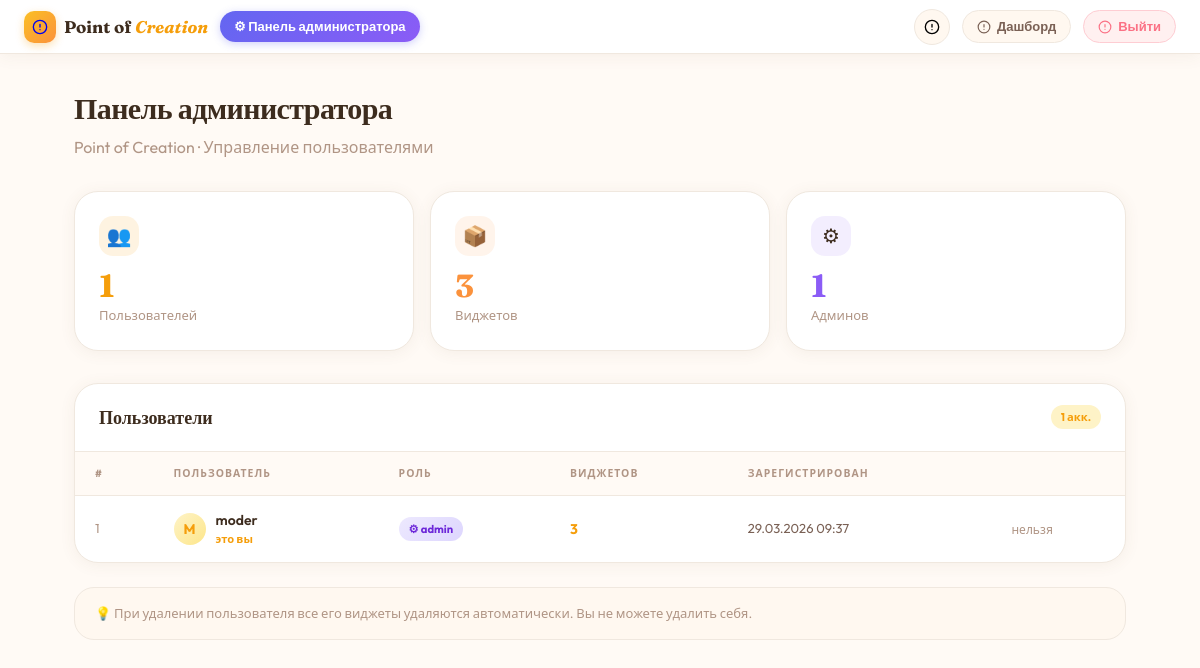
/admin.php (signed in), run on the app's committed database.
### tables this page shows
CREATE TABLE users (
            id         INTEGER PRIMARY KEY AUTOINCREMENT,
            username   TEXT    NOT NULL UNIQUE,
            password   TEXT    NOT NULL,
            role       TEXT    NOT NULL DEFAULT 'user' CHECK(role IN ('admin','user')),
            created_at TEXT    NOT NULL DEFAULT (datetime('now'))
        );

### core/auth.php (called while the page is built, shortened)
<?php
function current_user(): ?array
{
    return $_SESSION['user'] ?? null;
}

### admin.php (the view, shortened to what this page needs)
<?php
require_once __DIR__ . '/core/auth.php';
require_once __DIR__ . '/core/icons.php';
require_once __DIR__ . '/templates/layout.php';
$db = get_db();
$users = $db->query("
    SELECT u.id, u.username, u.role, u.created_at,
           COUNT(w.id) AS widget_count
    FROM users u
    LEFT JOIN widgets w ON w.user_id = u.id
    GROUP BY u.id ORDER BY u.created_at DESC
")->fetchAll();
$totals = $db->query("
    SELECT
        (SELECT COUNT(*) FROM users)                    AS total_users,
        (SELECT COUNT(*) FROM widgets)                  AS total_widgets,
        (SELECT COUNT(*) FROM users WHERE role='admin') AS total_admins
")->fetch();
layout_start('Администратор', ['body_class' => 'admin-page']);
?>
<nav class="navbar">
  <a href="/" class="logo">
    <div class="logo__mark"><?= icon('sparkles', '', 16) ?></div>
    <span class="logo__text">Point of <em>Creation</em></span>
  </a>
  <span class="btn btn--admin" style="cursor:default">⚙ Панель администратора</span>
  <button class="theme-toggle" id="theme-toggle" onclick="toggleTheme()" title="Сменить тему"><?= icon('moon', 'icon--theme-moon', 16) ?><?= icon('sun', 'icon--theme-sun', 16) ?></button>
  <a href="/" class="btn btn--ghost"><?= icon('arrow-left', '', 14) ?> Дашборд</a>
  <a href="/logout.php" class="btn btn--danger"><?= icon('log-out', '', 14) ?> Выйти</a>
</nav>
<div class="admin-content">
  <div style="margin-bottom:2rem">
    <h1 class="font-display" style="font-size:1.875rem;font-weight:700;color:var(--text);letter-spacing:-.02em">Панель администратора</h1>
    <p style="color:var(--text3);margin-top:.25rem">Point of Creation · Управление пользователями</p>
  </div>
  <div class="admin-stats">
    <?php foreach ([
      ['👥','Пользователей',$totals['total_users'],'rgba(245,158,11,.12)','var(--amber)'],
      ['📦','Виджетов',     $totals['total_widgets'],'rgba(251,146,60,.1)','var(--orange)'],
      ['⚙', 'Админов',     $totals['total_admins'],'rgba(139,92,246,.1)','#8b5cf6'],
    ] as [$icon,$label,$val,$bg,$color]): ?>
      <div class="stat-card">
        <div class="stat-card__icon" style="background:<?= $bg ?>"><?= $icon ?></div>
        <div class="stat-card__value" style="color:<?= $color ?>"><?= (int)$val ?></div>
        <div class="stat-card__label"><?= $label ?></div>
      </div>
    <?php endforeach; ?>
  </div>
  <div class="admin-table-card">
    <div class="admin-table-card__head">
      <h2 class="font-display" style="font-size:1.125rem;font-weight:700;color:var(--text)">Пользователи</h2>
      <span class="topbar__badge"><?= count($users) ?> акк.</span>
    </div>
    <table class="admin-table">
      <thead><tr>
        <th>#</th><th>Пользователь</th><th>Роль</th><th>Виджетов</th><th>Зарегистрирован</th><th></th>
      </tr></thead>
      <tbody>
        <?php foreach ($users as $u):
          $isSelf = ((int)$u['id'] === (int)current_user()['id']); ?>
          <tr>
            <td style="color:var(--text3);font-size:.8125rem"><?= $u['id'] ?></td>
            <td>
              <div style="display:flex;align-items:center;gap:.625rem">
                <div class="user-avatar"><?= strtoupper(mb_substr($u['username'],0,1)) ?></div>
                <div>
                  <div style="font-weight:600;color:var(--text)"><?= htmlspecialchars($u['username']) ?></div>
                  <?php if ($isSelf): ?><div style="font-size:.7rem;color:var(--amber);font-weight:600">это вы</div><?php endif; ?>
                </div>
              </div>
            </td>
            <td><span class="role-badge role-badge--<?= $u['role'] ?>"><?= $u['role']==='admin'?'⚙ admin':'user' ?></span></td>
            <td style="font-weight:700;color:var(--amber)"><?= (int)$u['widget_count'] ?></td>
            <td style="color:var(--text2);font-size:.8125rem"><?= date('d.m.Y H:i', strtotime($u['created_at'])) ?></td>
            <td>
              <?php if (!$isSelf): ?>
                <form method="POST" onsubmit="return confirm('Удалить «<?= htmlspecialchars($u['username'],ENT_QUOTES) ?>»?')">
                  <input type="hidden" name="csrf" value="<?= csrf_token() ?>">
                  <input type="hidden" name="delete_user" value="<?= $u['id'] ?>">
                  <button type="submit" class="btn btn--danger">Удалить</button>
                </form>
              <?php else: ?><span style="font-size:.75rem;color:var(--text3)">нельзя</span><?php endif; ?>
            </td>
          </tr>
        <?php endforeach; ?>
      </tbody>
    </table>
  </div>
  <div class="admin-footer-note">
    💡 При удалении пользователя все его виджеты удаляются автоматически. Вы не можете удалить себя.
  </div>
</div>
<?php layout_end(); ?>

### templates/layout.php (shortened to what this page needs)
<?php
function layout_start(string $title = 'Dashboard', array $opts = []): void
{
    $body_class = $opts['body_class'] ?? '';
?>
<!DOCTYPE html>
<html lang="ru">
<head>
  <link rel="stylesheet" href="/public/css/app.css">
</head>
<body class="<?= htmlspecialchars($body_class) ?>">
<?php
}
function layout_end(array $scripts = []): void
{
?>
</body>
</html>
<?php
}

### core/icons.php (shortened to what this page needs)
<?php
function icon(string $name, string $class = '', int $size = 16): string
{
    $c = 'icon' . ($class ? " $class" : '');
    $attr = "width=\"$size\" height=\"$size\" viewBox=\"0 0 24 24\" fill=\"none\" stroke=\"currentColor\" stroke-width=\"2\" stroke-linecap=\"round\" stroke-linejoin=\"round\" class=\"$c\" aria-hidden=\"true\"";
    $body = $paths[$name] ?? '<circle cx="12" cy="12" r="10"/><path d="M12 8v4M12 16h.01"/>';
    return "<svg $attr>$body</svg>";
}

### data on the page
users: id "1", username "M", username "moder", shows "это вы", role "⚙ admin", widget_count "3", created_at "29.03.2026 09:37", shows "нельзя"

### other printed values
$icon "👥"
$val "1"
$label "Пользователей"
$icon "📦"
$val "3"
$label "Виджетов"
$icon "⚙"
$label "Админов"
count($users) "1"
